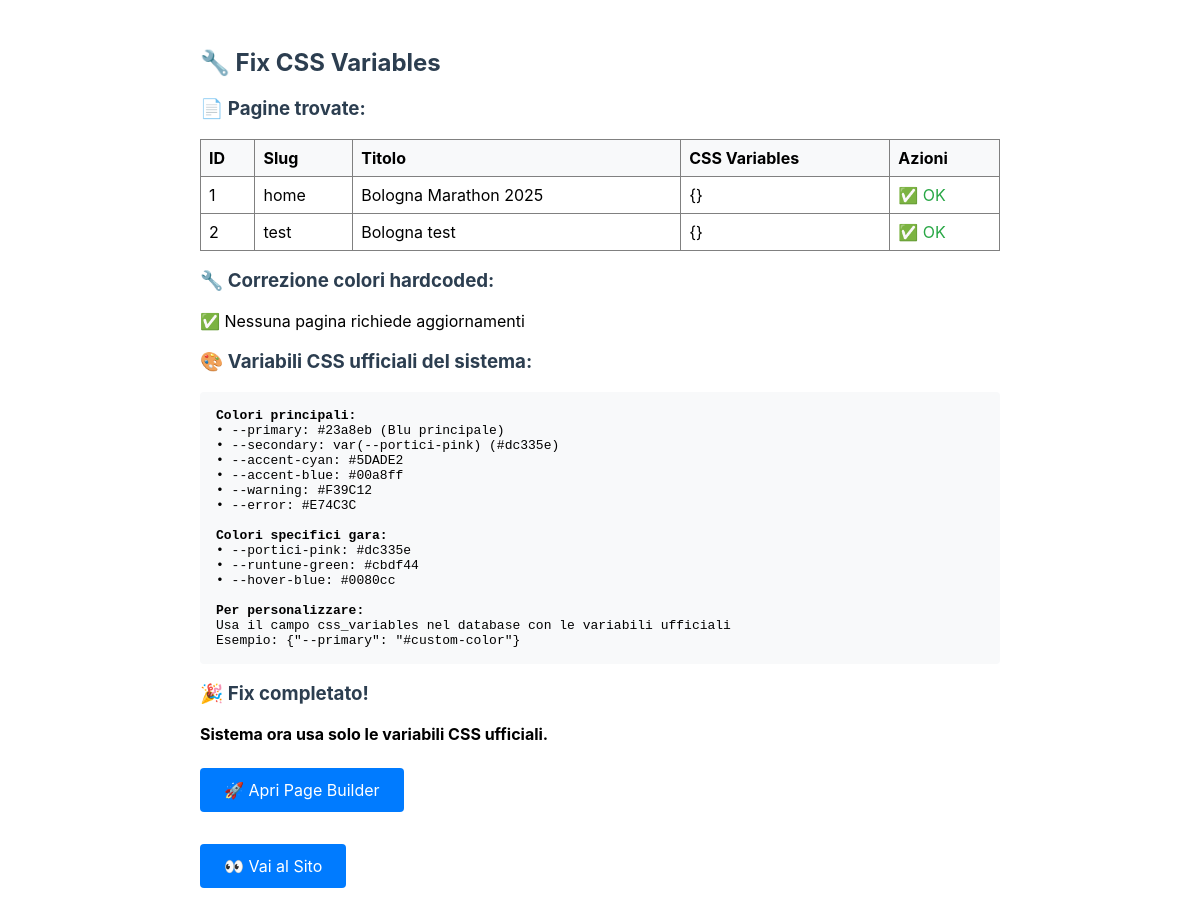
The page /dist-cloud/admin/fix-css-variables.php on the database its author committed.
### tables this page shows
CREATE TABLE pages (
    id INT PRIMARY KEY AUTO_INCREMENT,
    slug VARCHAR(100) UNIQUE NOT NULL,
    title VARCHAR(200) NOT NULL,
    description TEXT,
    template VARCHAR(50) DEFAULT 'default',
    layout_config JSON,
    css_variables JSON,
    meta_data JSON,
    status ENUM('draft', 'published') DEFAULT 'draft',
    created_at TIMESTAMP DEFAULT CURRENT_TIMESTAMP,
    updated_at TIMESTAMP DEFAULT CURRENT_TIMESTAMP ON UPDATE CURRENT_TIMESTAMP,
    INDEX idx_slug (slug),
    INDEX idx_status (status)
);

### dist-cloud/admin/fix-css-variables.php (the view, shortened to what this page needs)
<?php
try {
    $database = new Database();
    $db = $database->getConnection();
    echo "<h2>🔧 Fix CSS Variables</h2>";
    $stmt = $db->query("SELECT id, slug, title, css_variables FROM pages");
    $pages = $stmt->fetchAll();
    echo "<h3>📄 Pagine trovate:</h3>";
    echo "<table border='1' style='border-collapse: collapse; width: 100%;'>";
    echo "<tr><th>ID</th><th>Slug</th><th>Titolo</th><th>CSS Variables</th><th>Azioni</th></tr>";
    foreach ($pages as $page) {
        $hasHardcodedColors = false;
        echo "<tr>";
        echo "<td>{$page['id']}</td>";
        echo "<td>{$page['slug']}</td>";
        echo "<td>{$page['title']}</td>";
        echo "<td>" . htmlspecialchars($page['css_variables']) . "</td>";
        if ($hasHardcodedColors) {
            echo "<td><span style='color: #dc3545;'>⚠️ Color hardcoded rilevati</span></td>";
        } else {
            echo "<td><span style='color: #28a745;'>✅ OK</span></td>";
        }
        echo "</tr>";
    }
    echo "</table>";
    echo "<h3>🔧 Correzione colori hardcoded:</h3>";
    $updated = 0;
    if ($updated === 0) {
        echo "<p>✅ Nessuna pagina richiede aggiornamenti</p>";
    }
    echo "<h3>🎨 Variabili CSS ufficiali del sistema:</h3>";
    echo "<div style='background: #f8f9fa; padding: 1rem; border-radius: 4px; font-family: monospace;'>";
    echo "<strong>Colori principali:</strong><br>";
    echo "• --primary: #23a8eb (Blu principale)<br>";
    echo "• --secondary: var(--portici-pink) (#dc335e)<br>";
    echo "• --accent-cyan: #5DADE2<br>";
    echo "• --accent-blue: #00a8ff<br>";
    echo "• --warning: #F39C12<br>";
    echo "• --error: #E74C3C<br><br>";
    echo "<strong>Colori specifici gara:</strong><br>";
    echo "• --portici-pink: #dc335e<br>";
    echo "• --runtune-green: #cbdf44<br>";
    echo "• --hover-blue: #0080cc<br><br>";
    echo "<strong>Per personalizzare:</strong><br>";
    echo "Usa il campo css_variables nel database con le variabili ufficiali<br>";
    echo "Esempio: {\"--primary\": \"#custom-color\"}";
    echo "</div>";
    echo "<h3>🎉 Fix completato!</h3>";
    echo "<p><strong>Sistema ora usa solo le variabili CSS ufficiali.</strong></p>";
    echo "<p><a href='page-builder.php' class='btn'>🚀 Apri Page Builder</a></p>";
    echo "<p><a href='../index.php' target='_blank' class='btn'>👀 Vai al Sito</a></p>";
} catch (Exception $e) {
    echo "<p>❌ Errore: " . $e->getMessage() . "</p>";
}
?>

### dist-cloud/admin/fix-css-variables.php (style rules this page uses)
.btn { display: inline-block; background: #007bff; color: white; padding: 0.75rem 1.5rem; text-decoration: none; border-radius: 4px; margin: 0.5rem 0.5rem 0.5rem 0; }
table { margin: 1rem 0; }
th, td { padding: 0.5rem; text-align: left; }
th { background: #f8f9fa; }
h2, h3 { color: #2c3e50; }
p { margin: 1rem 0; }

### rows shown on the page
pages: id "1", slug "home", title "Bologna Marathon 2025", css_variables "{}"
pages: id "2", slug "test", title "Bologna test", css_variables "{}"
